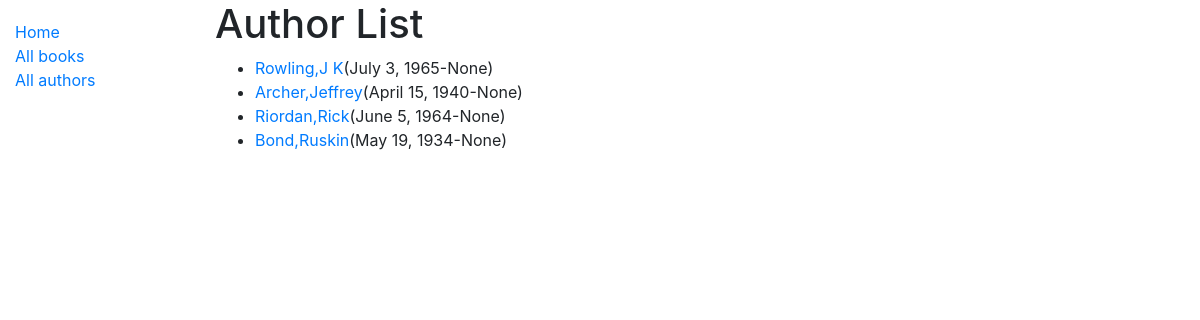
Screenshot of /catalog/authors/ with the database file from the repository.
### catalog/models.py (models this page shows, shortened)
class Author(models.Model):
    first_name = models.CharField(max_length=100)
    last_name = models.CharField(max_length=100)
    date_of_birth = models.DateField(null=True,blank=True)
    date_of_death = models.DateField('died',null=True,blank=True)
    class Meta:
        ordering = ['first_name','last_name']
    def get_absolute_url(self):
        return reverse('author-detail',args=[str(self.id)])

### catalog/views.py (the view)
# urls.py: path('authors/',views.AuthorListView.as_view(),name = 'authors'),
class AuthorListView(generic.ListView):
    model = Author
    context_object_name = 'author_list'
    queryset = Author.objects.all()
    template_name = 'authors/my_arbitrary_template_name_list.html'
    paginate_by = 10

### catalog/templates/catalog/author_list.html
{% extends 'base_generic.html' %}
{% block content %}
    <h1>Author List</h1>
    {% if author_list %}
        <ul>
            {% for author in author_list %}
                <li>
                    <a href="{{ author.get_absolute_url }}">{{author.last_name}},{{author.first_name}}</a>({{author.date_of_birth}}-{{author.date_of_death}})
                </li>
            {% endfor %}
        </ul>
    {% else %}
        <p>There are no authors.</p>
    {% endif %}
{% endblock %}

### rows the page displays
Author: last_name "Rowling", first_name "J K", date_of_birth "July 3, 1965", date_of_death "None"
Author: last_name "Archer", first_name "Jeffrey", date_of_birth "April 15, 1940", date_of_death "None"
Author: last_name "Riordan", first_name "Rick", date_of_birth "June 5, 1964", date_of_death "None"
Author: last_name "Bond", first_name "Ruskin", date_of_birth "May 19, 1934", date_of_death "None"
